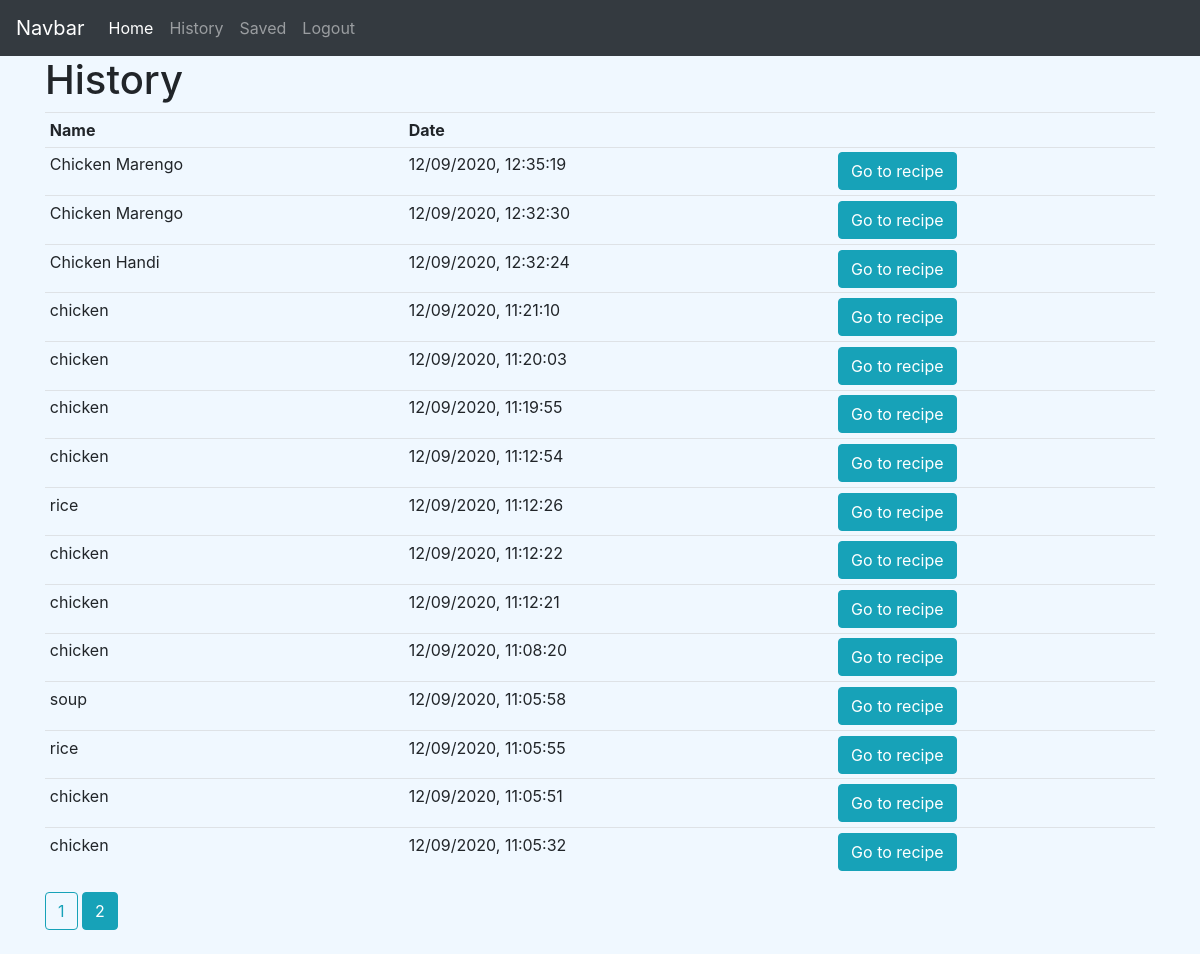
The app's page /history?page=2 (signed in) with its own data.
### recipe_app/models.py (models this page shows, shortened)
class History(db.Model):
    id = db.Column(db.Integer, primary_key=True)
    title = db.Column(db.String(100), nullable=False)
    date_searched = db.Column(db.DateTime, nullable=False, default=datetime.utcnow)
    recipe_id = db.Column(db.Integer, nullable=False)
    user_id = db.Column(db.Integer, db.ForeignKey('user.id'), nullable=False)

### recipe_app/routes.py (the view)
@app.route("/history")
@login_required
def history():
    page = request.args.get('page', 1, type=int)
    user = User.query.filter_by(username=current_user.username).first_or_404()
    history = History.query.filter_by(searcher=user)\
    .order_by(History.date_searched.desc())\
    .paginate(page=page, per_page=20)
    return render_template('history.html',history = history)

### recipe_app/models.py (called while the page is built)
@login_manager.user_loader
def load_user(user_id):
    return User.query.get(int(user_id))

### recipe_app/templates/history.html
{% extends 'layout.html' %}
{% block body%}
<h1>History</h1>
<table class="table table-sm">
  <tr>
    <th>Name</th>
    <th> Date</th>
    <th></th>
  </tr>
  {% for element in history.items %}
  <tr>
    <td>{{element.title}}</td>
    <td>{{element.date_searched.strftime("%m/%d/%Y, %H:%M:%S")}}</td>
    <td><a class="btn btn-info" href="{{url_for('recipe_page',id=element.recipe_id)}}">Go to recipe</a></td>
  </tr>
  {% endfor %}
</table>
{% for page_num in history.iter_pages(left_edge=1, right_edge=1, left_current=1, right_current=2) %}
  {% if page_num %}
    {% if history.page == page_num %}
      <a class="btn btn-info mb-4" href="{{ url_for('history', page=page_num) }}">{{ page_num }}</a>
    {% else %}
      <a class="btn btn-outline-info mb-4" href="{{ url_for('history', page=page_num) }}">{{ page_num }}</a>
    {% endif %}
  {% else %}
    ...
  {% endif %}
{% endfor %}
{%endblock%}

### recipe_app/static/main.css (style rules this page uses)
body { background-color: #F0F8FF; }

### records on screen
History: title "Chicken Marengo", date_searched "12/09/2020, 12:35:19"
History: title "Chicken Marengo", date_searched "12/09/2020, 12:32:30"
History: title "Chicken Handi", date_searched "12/09/2020, 12:32:24"
History: title "chicken", date_searched "12/09/2020, 11:21:10"
History: title "chicken", date_searched "12/09/2020, 11:20:03"
History: title "chicken", date_searched "12/09/2020, 11:19:55"
History: title "chicken", date_searched "12/09/2020, 11:12:54"
History: title "rice", date_searched "12/09/2020, 11:12:26"
History: title "chicken", date_searched "12/09/2020, 11:12:22"
History: title "chicken", date_searched "12/09/2020, 11:12:21"
History: title "chicken", date_searched "12/09/2020, 11:08:20"
History: title "soup", date_searched "12/09/2020, 11:05:58"
History: title "rice", date_searched "12/09/2020, 11:05:55"
History: title "chicken", date_searched "12/09/2020, 11:05:51"
History: title "chicken", date_searched "12/09/2020, 11:05:32"

### other values on screen
{{ page_num }} "1"
{{ page_num }} "2"
